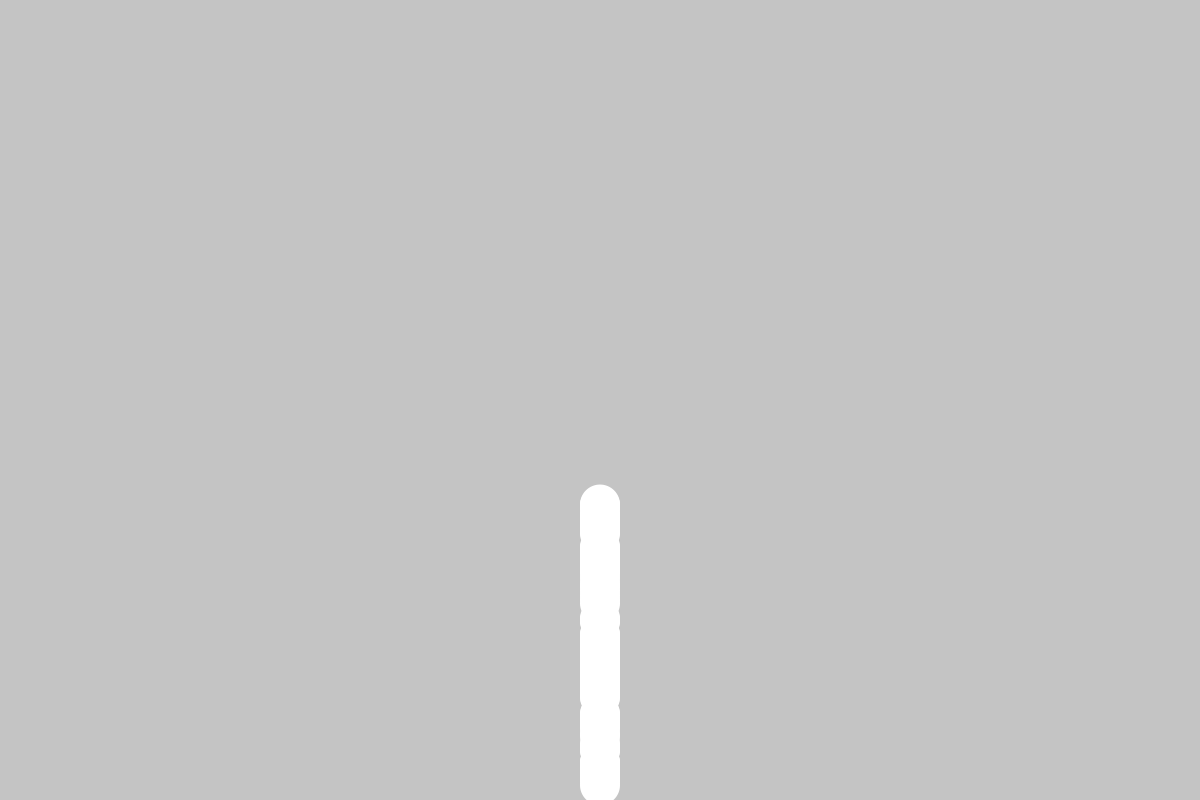
Frame 1 (no input)
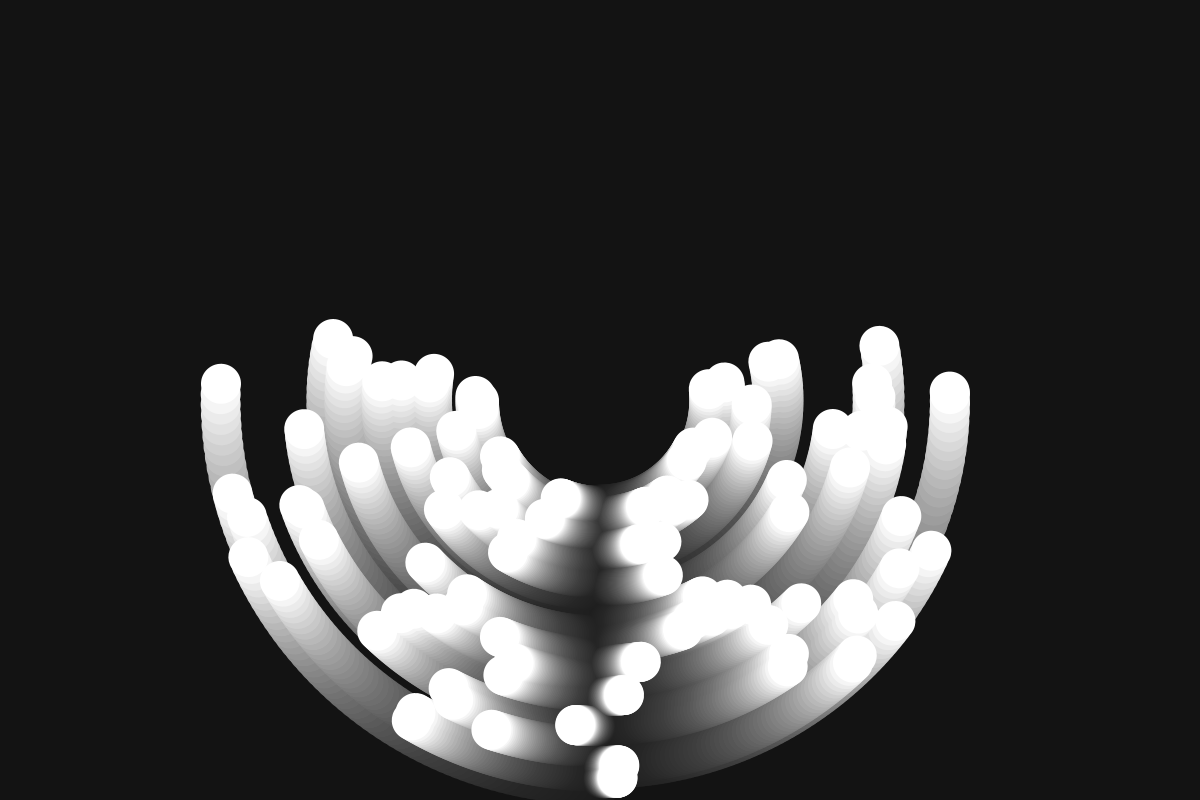
Frame 60 (the mouse pressed at the canvas centre just before this capture)
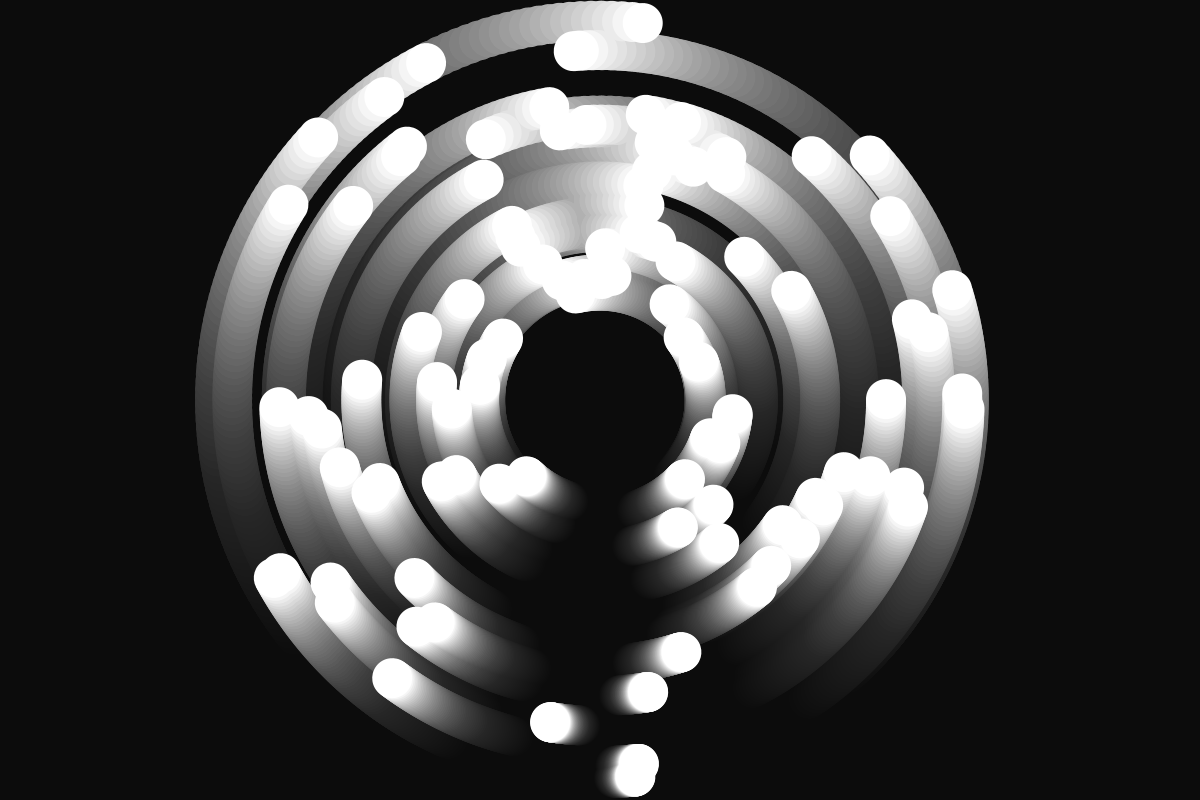
Frame 120 (the mouse held since frame 60 and released just before this capture)

The Processing sketch that drew these frames (run headless with seeded random() and noise(); from frame 60 on, the mouse is pressed at the canvas centre):

// Processing sketch: planets1
// ── planets1.pde
int _nPlanets = 100;
float[] _speed = new float[_nPlanets];
float[] _angle = new float[_nPlanets];
float[] _dist = new float[_nPlanets];




void setup()
{
  size(1200,800); // screen size
  for(int i = 0; i < _nPlanets; i = i + 1)
  {
    _speed[i]=random(-1.8,1.8);
    _angle[i]=0.0;
    _dist[i]=random(100,400);
  }
}

void draw()
{
  noStroke(); //get rid of countour lines
  fill(0,0,0,10); //paint it black
  rect(0,0,width,height);
  
  translate(width/2,height/2);
 
  
  for(int i = 0; i < _nPlanets; i = i + 1)
  {
    drawPlanet(_angle[i], _dist[i]);
   _angle[i] = _angle[i] + _speed[i]; 
  }
}

void drawPlanet(float angle, float distance)
{
   pushMatrix();
    rotate(radians(angle));
    translate(0,distance);
    fill(255); //paint it white
    circle(0,0,40); //drawing the circle
   popMatrix(); 
}
